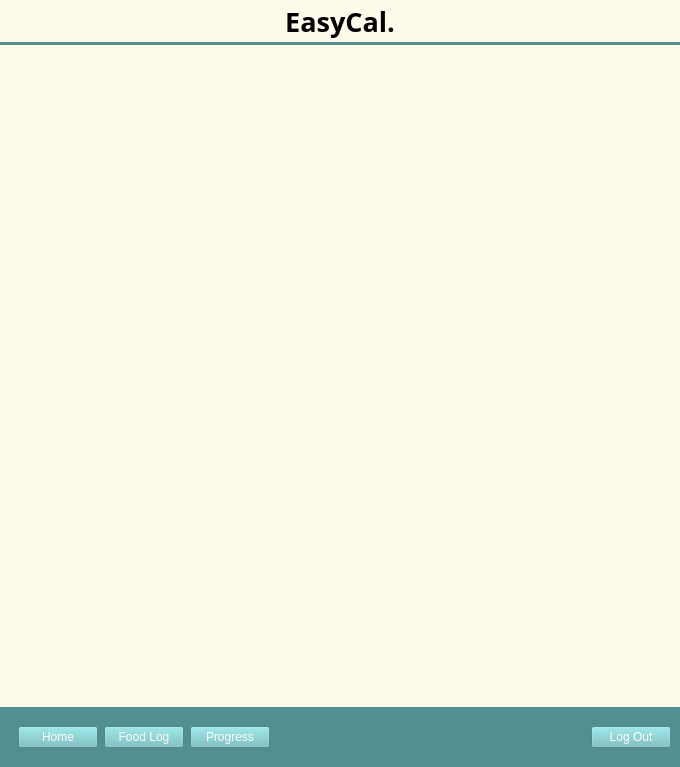
<?xml version="1.0" encoding="UTF-8"?>
<ui version="4.0">
 <class>MainWindow</class>
 <widget class="QMainWindow" name="MainWindow">
  <property name="geometry">
   <rect>
    <x>0</x>
    <y>0</y>
    <width>680</width>
    <height>767</height>
   </rect>
  </property>
  <property name="windowTitle">
   <string>MainWindow</string>
  </property>
  <property name="styleSheet">
   <string notr="true">background-color: rgb(254,251,234);</string>
  </property>
  <widget class="QWidget" name="centralwidget">
   <layout class="QVBoxLayout" name="verticalLayout">
    <property name="leftMargin">
     <number>0</number>
    </property>
    <property name="topMargin">
     <number>0</number>
    </property>
    <property name="rightMargin">
     <number>0</number>
    </property>
    <property name="bottomMargin">
     <number>0</number>
    </property>
    <item alignment="Qt::AlignTop">
     <widget class="QWidget" name="header" native="true">
      <property name="minimumSize">
       <size>
        <width>0</width>
        <height>45</height>
       </size>
      </property>
      <property name="maximumSize">
       <size>
        <width>16777215</width>
        <height>45</height>
       </size>
      </property>
      <property name="styleSheet">
       <string notr="true"/>
      </property>
      <layout class="QVBoxLayout" name="verticalLayout_2">
       <property name="spacing">
        <number>0</number>
       </property>
       <property name="leftMargin">
        <number>0</number>
       </property>
       <property name="topMargin">
        <number>0</number>
       </property>
       <property name="rightMargin">
        <number>0</number>
       </property>
       <property name="bottomMargin">
        <number>0</number>
       </property>
       <item>
        <widget class="QLabel" name="title">
         <property name="sizePolicy">
          <sizepolicy hsizetype="Preferred" vsizetype="Preferred">
           <horstretch>0</horstretch>
           <verstretch>0</verstretch>
          </sizepolicy>
         </property>
         <property name="font">
          <font>
           <family>Sitka Banner</family>
           <pointsize>20</pointsize>
           <weight>75</weight>
           <bold>true</bold>
          </font>
         </property>
         <property name="text">
          <string>EasyCal.</string>
         </property>
         <property name="alignment">
          <set>Qt::AlignCenter</set>
         </property>
        </widget>
       </item>
       <item>
        <widget class="Line" name="line">
         <property name="styleSheet">
          <string notr="true">background-color: rgb(82, 143, 145);</string>
         </property>
         <property name="lineWidth">
          <number>0</number>
         </property>
         <property name="orientation">
          <enum>Qt::Horizontal</enum>
         </property>
        </widget>
       </item>
      </layout>
     </widget>
    </item>
    <item>
     <widget class="QWidget" name="main_body" native="true">
      <property name="sizePolicy">
       <sizepolicy hsizetype="Preferred" vsizetype="Expanding">
        <horstretch>0</horstretch>
        <verstretch>0</verstretch>
       </sizepolicy>
      </property>
      <property name="styleSheet">
       <string notr="true"/>
      </property>
      <layout class="QVBoxLayout" name="verticalLayout_3">
       <property name="spacing">
        <number>0</number>
       </property>
       <property name="leftMargin">
        <number>0</number>
       </property>
       <property name="topMargin">
        <number>0</number>
       </property>
       <property name="rightMargin">
        <number>0</number>
       </property>
       <property name="bottomMargin">
        <number>0</number>
       </property>
      </layout>
     </widget>
    </item>
    <item alignment="Qt::AlignBottom">
     <widget class="QWidget" name="menu_bar" native="true">
      <property name="minimumSize">
       <size>
        <width>0</width>
        <height>60</height>
       </size>
      </property>
      <property name="maximumSize">
       <size>
        <width>16777215</width>
        <height>60</height>
       </size>
      </property>
      <property name="styleSheet">
       <string notr="true">background-color: rgb(82, 143, 145);</string>
      </property>
      <layout class="QHBoxLayout" name="horizontalLayout_3">
       <item>
        <widget class="QWidget" name="widget" native="true">
         <property name="styleSheet">
          <string notr="true"/>
         </property>
         <layout class="QHBoxLayout" name="horizontalLayout_2">
          <item>
           <widget class="QPushButton" name="home">
            <property name="cursor">
             <cursorShape>PointingHandCursor</cursorShape>
            </property>
            <property name="styleSheet">
             <string notr="true">QPushButton {
	background-color: rgb(111, 192, 195);
    color: white;
}
QPushButton:hover {
	background-color: rgb(100, 173, 173);
}</string>
            </property>
            <property name="text">
             <string>Home</string>
            </property>
            <property name="icon">
             <iconset resource="rsc.qrc">
              <normaloff>:/Asset/Asset/white/Vector.png</normaloff>:/Asset/Asset/white/Vector.png</iconset>
            </property>
            <property name="checkable">
             <bool>false</bool>
            </property>
           </widget>
          </item>
          <item>
           <widget class="QPushButton" name="foodlog">
            <property name="cursor">
             <cursorShape>PointingHandCursor</cursorShape>
            </property>
            <property name="styleSheet">
             <string notr="true">QPushButton {
	background-color: rgb(111, 192, 195);
    color: white;
}
QPushButton:hover {
	background-color: rgb(100, 173, 173);
}</string>
            </property>
            <property name="text">
             <string>Food Log</string>
            </property>
            <property name="icon">
             <iconset resource="rsc.qrc">
              <normaloff>:/Asset/Asset/white/Vector-1.png</normaloff>:/Asset/Asset/white/Vector-1.png</iconset>
            </property>
            <property name="iconSize">
             <size>
              <width>14</width>
              <height>14</height>
             </size>
            </property>
           </widget>
          </item>
          <item>
           <widget class="QPushButton" name="progress">
            <property name="cursor">
             <cursorShape>PointingHandCursor</cursorShape>
            </property>
            <property name="styleSheet">
             <string notr="true">QPushButton {
	background-color: rgb(111, 192, 195);
    color: white;
}
QPushButton:hover {
	background-color: rgb(100, 173, 173);
}</string>
            </property>
            <property name="text">
             <string>Progress</string>
            </property>
            <property name="icon">
             <iconset resource="rsc.qrc">
              <normaloff>:/Asset/Asset/white/Vector-2.png</normaloff>:/Asset/Asset/white/Vector-2.png</iconset>
            </property>
            <property name="iconSize">
             <size>
              <width>14</width>
              <height>14</height>
             </size>
            </property>
           </widget>
          </item>
         </layout>
        </widget>
       </item>
       <item>
        <spacer name="horizontalSpacer">
         <property name="orientation">
          <enum>Qt::Horizontal</enum>
         </property>
         <property name="sizeHint" stdset="0">
          <size>
           <width>398</width>
           <height>20</height>
          </size>
         </property>
        </spacer>
       </item>
       <item>
        <widget class="QPushButton" name="logout">
         <property name="cursor">
          <cursorShape>PointingHandCursor</cursorShape>
         </property>
         <property name="styleSheet">
          <string notr="true">QPushButton {
	background-color: rgb(111, 192, 195);
    color: white;
}
QPushButton:hover {
	background-color: rgb(100, 173, 173);
}</string>
         </property>
         <property name="text">
          <string>Log Out</string>
         </property>
        </widget>
       </item>
      </layout>
     </widget>
    </item>
   </layout>
  </widget>
 </widget>
 <resources>
  <include location="rsc.qrc"/>
 </resources>
 <connections/>
</ui>
